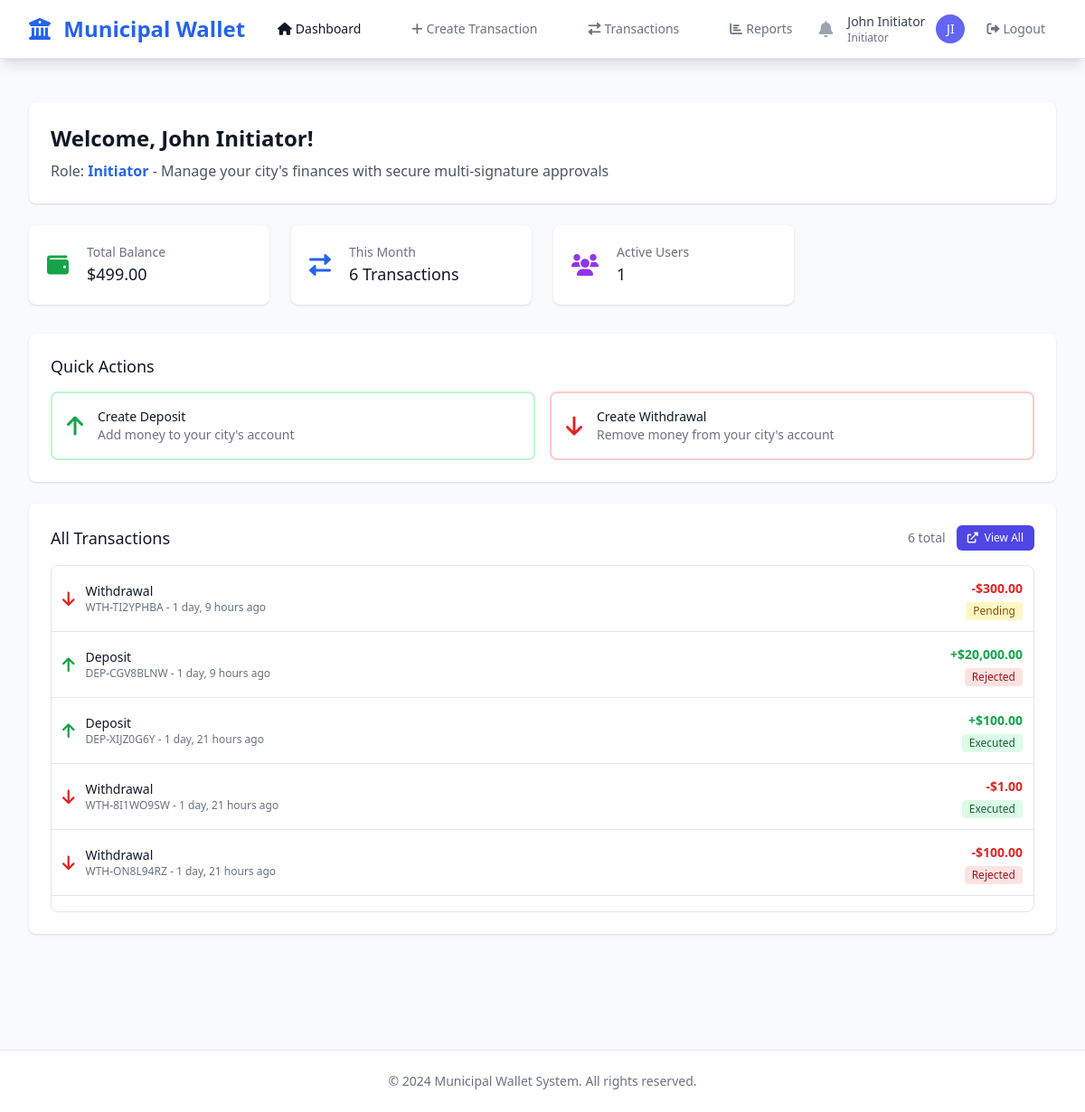
The page /dashboard/ (signed in) on the database as committed earlier.
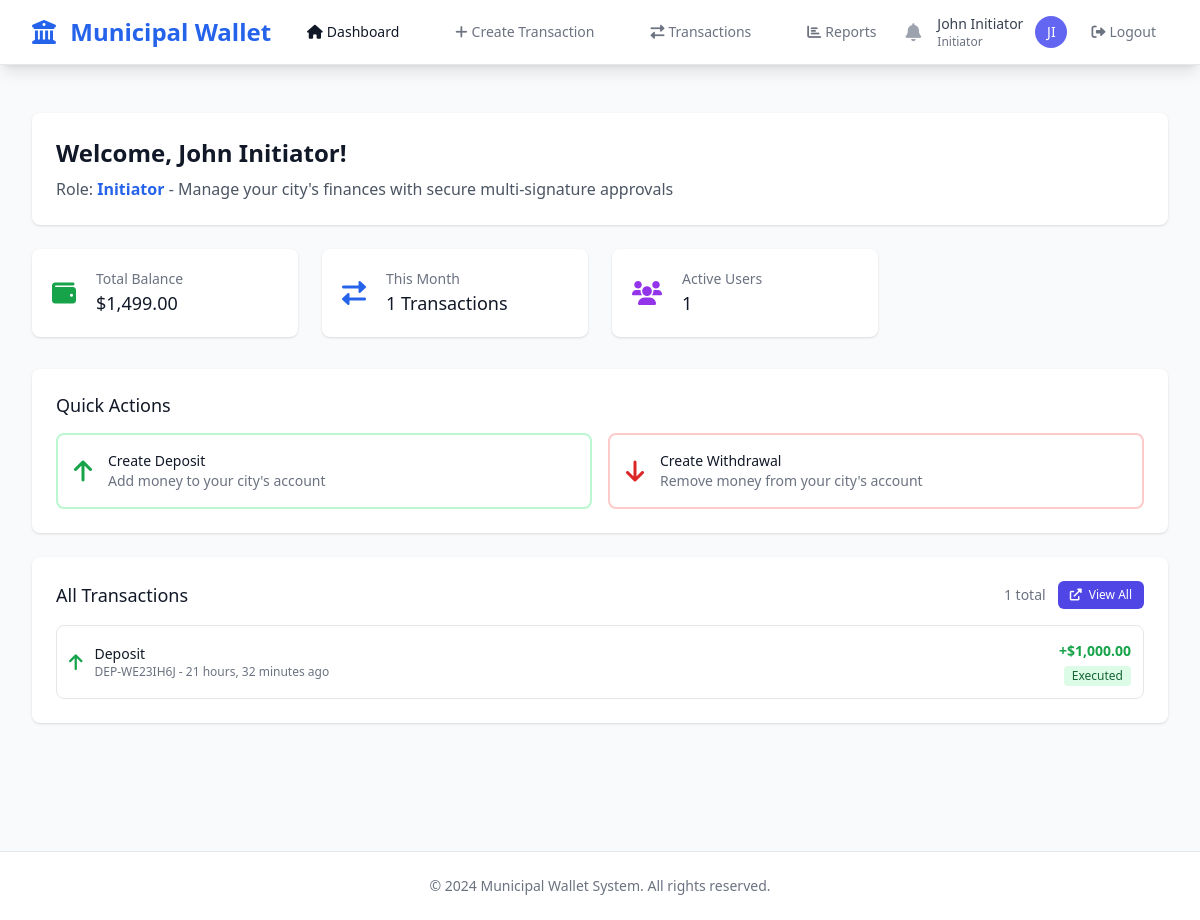
The same page on the database as committed later.
### apps/transactions/models.py (models this page shows, shortened)
class Transaction(models.Model):
    TRANSACTION_TYPE_CHOICES = [
        ('DEPOSIT', 'Deposit'),
        ('WITHDRAWAL', 'Withdrawal'),
    ]
    STATUS_CHOICES = [
        ('PENDING', 'Pending'),
        ('APPROVED', 'Approved'),
        ('REJECTED', 'Rejected'),
        ('EXECUTED', 'Executed'),
        ('CANCELLED', 'Cancelled'),
    ]
    id = models.UUIDField(primary_key=True, default=uuid.uuid4, editable=False)
    account = models.ForeignKey('cities.Account', on_delete=models.CASCADE, related_name='transactions')
    city = models.ForeignKey('cities.City', on_delete=models.CASCADE, related_name='transactions')
    created_by = models.ForeignKey('accounts.User', on_delete=models.CASCADE, related_name='created_transactions')
    type = models.CharField(max_length=10, choices=TRANSACTION_TYPE_CHOICES)
    amount = models.DecimalField(max_digits=15, decimal_places=2, validators=[MinValueValidator(0.01)])
    description = models.TextField()
    status = models.CharField(max_length=10, choices=STATUS_CHOICES, default='PENDING')
    reference = models.CharField(max_length=50, unique=True, blank=True)
    depositor_name = models.CharField(max_length=255, blank=True, null=True, help_text="Name of the person making the deposit")
    depositor_phone = models.CharField(max_length=20, blank=True, null=True, help_text="Phone number of the depositor")
    metadata = models.JSONField(default=dict, blank=True)
    created_at = models.DateTimeField(auto_now_add=True)
    updated_at = models.DateTimeField(auto_now=True)
    executed_at = models.DateTimeField(null=True, blank=True)
    class Meta:
        db_table = 'transactions'
        verbose_name = 'Transaction'
        verbose_name_plural = 'Transactions'
        ordering = ['-created_at']

### apps/dashboard/views.py (the view, shortened to what this page needs)
# urls.py: path('dashboard/', views.dashboard_view, name='dashboard'),
@login_required
def dashboard_view(request):
    from apps.transactions.models import Transaction
    from apps.cities.models import Account
    from apps.approvals.models import RequestApproval
    from django.db.models import Sum, Count, Q
    from django.utils import timezone
    from datetime import datetime, timedelta
    user_city = request.user.city if hasattr(request.user, 'city') else None
    transactions_qs = get_user_visible_transactions(request.user)
    total_balance = Account.objects.filter(city=user_city).aggregate(
        total=Sum('balance')
    )['total'] or Decimal('0.00')
    pending_approvals = []
    if request.user.can_approve_requests():
        pending_approvals = RequestApproval.objects.filter(
            approver=request.user,
            status='PENDING'
        ).select_related('transaction', 'transaction__account', 'transaction__city', 'transaction__created_by')
    this_month_start = timezone.now().replace(day=1, hour=0, minute=0, second=0, microsecond=0)
    this_month_transactions = transactions_qs.filter(created_at__gte=this_month_start).count()
    all_transactions = transactions_qs.order_by('-created_at')
    role_data = {
        'can_create_requests': request.user.can_create_requests(),
        'can_approve_requests': request.user.can_approve_requests(),
    }
    if role_data['can_approve_requests']:
        role_data['approval_level'] = request.user.get_approval_level()
        role_data['my_approvals'] = RequestApproval.objects.filter(approver=request.user).count()
        role_data['my_approved_count'] = RequestApproval.objects.filter(approver=request.user, status='APPROVED').count()
    if role_data['can_create_requests']:
        role_data['my_transactions'] = transactions_qs.filter(created_by=request.user).count()
        role_data['pending_my_transactions'] = transactions_qs.filter(created_by=request.user, status='PENDING').count()
    admin_data = {}
    context = {
        'user_name': request.user.full_name,
        'user_role': request.user.role,
        'stats': {
            'total_balance': total_balance,
            'pending_approvals': len(pending_approvals),
            'this_month_transactions': this_month_transactions,
            'active_users': 1,  # For now, just show 1
        },
        'all_transactions': all_transactions,
        'pending_approvals': pending_approvals,
        'role_data': role_data,
        'admin_data': admin_data,
    }
    return render(request, 'index.html', context)

### apps/accounts/models.py (called while the page is built)
    @property
    def full_name(self):
        return f"{self.first_name} {self.last_name}"

    def can_create_requests(self):
        return self.role == 'INITIATOR'

    def can_approve_requests(self):
        return self.role in ['APPROVER_1', 'APPROVER_2', 'APPROVER_3', 'APPROVER_4', 'APPROVER_5']

### apps/transactions/utils.py (called while the page is built)
def get_user_visible_transactions(user, base_queryset=None):
    from .models import Transaction
    if base_queryset is None:
        base_queryset = Transaction.objects.all()
    if not (user.is_superuser or user.is_staff) and hasattr(user, 'city') and user.city:
        base_queryset = base_queryset.filter(city=user.city)
    if user.can_create_requests():
        return base_queryset.filter(created_by=user)
    elif user.can_approve_requests():
        from apps.approvals.models import RequestApproval
        assigned_transaction_ids = RequestApproval.objects.filter(
            approver=user
        ).values_list('transaction_id', flat=True)
        return base_queryset.filter(id__in=assigned_transaction_ids)
    elif user.is_superuser or user.is_staff:
        return base_queryset
    else:
        return base_queryset.none()

### templates/index.html (shortened to what the changed rows need)
{% extends 'base.html' %}
{% load humanize %}
{% block content %}
<div class="px-4 py-6 sm:px-0">
    <div class="bg-white overflow-hidden shadow rounded-lg mb-6">
        <div class="px-4 py-5 sm:p-6">
            <h1 class="text-2xl font-bold text-gray-900 mb-2">Welcome, {{ user_name }}!</h1>
        </div>
    </div>
    <div class="grid grid-cols-1 md:grid-cols-2 lg:grid-cols-4 gap-6 mb-8">
        <div class="bg-white overflow-hidden shadow rounded-lg">
            <div class="p-5">
                <div class="flex items-center">
                    <div class="ml-5 w-0 flex-1">
                        <dl>
                            <dt class="text-sm font-medium text-gray-500 truncate">Total Balance</dt>
                            <dd class="text-lg font-medium text-gray-900">${{ stats.total_balance|floatformat:2|intcomma }}</dd>
                        </dl>
                    </div>
                </div>
            </div>
        </div>
        <div class="bg-white overflow-hidden shadow rounded-lg">
            <div class="p-5">
                <div class="flex items-center">
                    <div class="ml-5 w-0 flex-1">
                        <dl>
                            <dt class="text-sm font-medium text-gray-500 truncate">This Month</dt>
                            <dd class="text-lg font-medium text-gray-900">{{ stats.this_month_transactions }} Transactions</dd>
                        </dl>
                    </div>
                </div>
            </div>
        </div>
    </div>
    <div class="bg-white shadow rounded-lg mb-8">
            <div class="px-4 py-5 sm:p-6">
                <div class="flex justify-between items-center mb-4">
                    <div class="flex items-center space-x-3">
                        <span class="text-sm text-gray-500">{{ all_transactions|length }} total</span>
                        <a href="{% url 'transactions_list' %}" class="bg-indigo-600 hover:bg-indigo-700 text-white text-xs font-medium py-1.5 px-3 rounded-md transition duration-150 ease-in-out">
                            <i class="fas fa-external-link-alt mr-1"></i>
                            View All
                        </a>
                    </div>
                </div>
                <div class="max-h-96 overflow-y-auto border border-gray-200 rounded-lg">
                    <div class="space-y-0">
                        {% for transaction in all_transactions %}
                        <a href="{% url 'transaction_detail' transaction.id %}" class="flex items-center justify-between py-3 px-3 hover:bg-gray-50 transition duration-150 ease-in-out {% if not forloop.last %}border-b border-gray-200{% endif %}">
                            <div class="flex items-center">
                                {% if transaction.type == 'DEPOSIT' %}
                                    <i class="fas fa-arrow-up text-green-600 mr-3 text-lg"></i>
                                {% else %}
                                    <i class="fas fa-arrow-down text-red-600 mr-3 text-lg"></i>
                                {% endif %}
                                <div>
                                    <p class="text-sm font-medium text-gray-900">{{ transaction.type|title }}</p>
                                    <p class="text-xs text-gray-500">{{ transaction.reference }} - {{ transaction.created_at|timesince }} ago</p>
                                </div>
                            </div>
                            <div class="text-right">
                                {% if transaction.type == 'DEPOSIT' %}
                                    <span class="text-green-600 font-semibold text-sm">+${{ transaction.amount|floatformat:2|intcomma }}</span>
                                {% else %}
                                    <span class="text-red-600 font-semibold text-sm">-${{ transaction.amount|floatformat:2|intcomma }}</span>
                                {% endif %}
                                <div class="text-xs text-gray-500 mt-1">
                                    {% if transaction.status == 'PENDING' %}
                                        <span class="inline-flex items-center px-2 py-0.5 rounded text-xs font-medium bg-yellow-100 text-yellow-800">Pending</span>
                                    {% elif transaction.status == 'APPROVED' %}
                                        <span class="inline-flex items-center px-2 py-0.5 rounded text-xs font-medium bg-blue-100 text-blue-800">Approved</span>
                                    {% elif transaction.status == 'EXECUTED' %}
                                        <span class="inline-flex items-center px-2 py-0.5 rounded text-xs font-medium bg-green-100 text-green-800">Executed</span>
                                    {% elif transaction.status == 'REJECTED' %}
                                        <span class="inline-flex items-center px-2 py-0.5 rounded text-xs font-medium bg-red-100 text-red-800">Rejected</span>
                                    {% endif %}
                                </div>
                            </div>
                        </a>
                        {% empty %}
                        <div class="text-center py-8 text-gray-500">
                            <i class="fas fa-inbox text-3xl mb-2"></i>
                            <p>No transactions found</p>
                        </div>
                        {% endfor %}
                    </div>
                </div>
            </div>
        </div>
    </div>
{% endblock %}

Rows that differ between the two databases and show on the page:
removed Transaction: status "Pending"
removed Transaction: status "Rejected"
removed Transaction: status "Executed"
removed Transaction: status "Executed"
removed Transaction: status "Rejected"
added Transaction: status "Executed"
Other text that changed with them:
{{ stats.total_balance|floatformat:2|intcomma }}: "499.00" → "1,499.00"
{{ stats.this_month_transactions }}: "6" → "1"
{{ all_transactions|length }}: "6" → "1"
